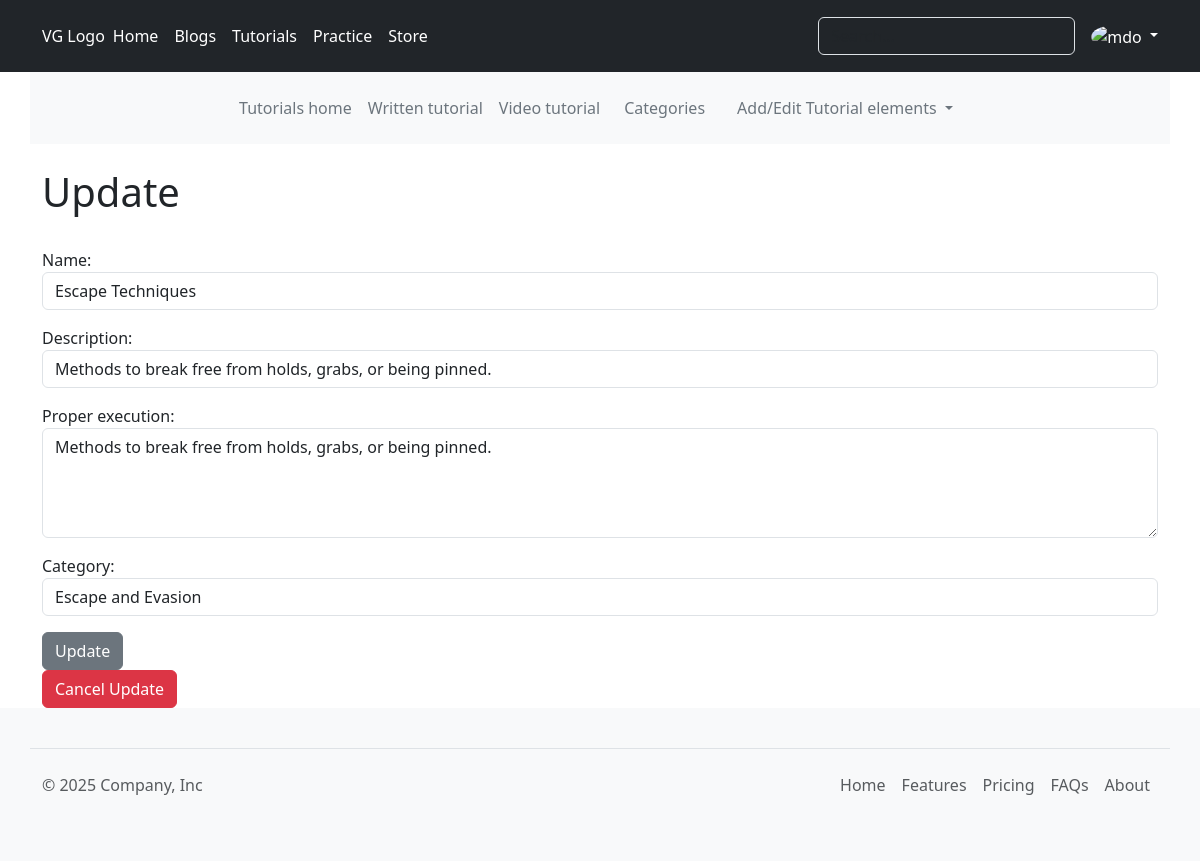
Page /tutorials/category/subcategory/edit/5/ (signed in) on the earlier database version.
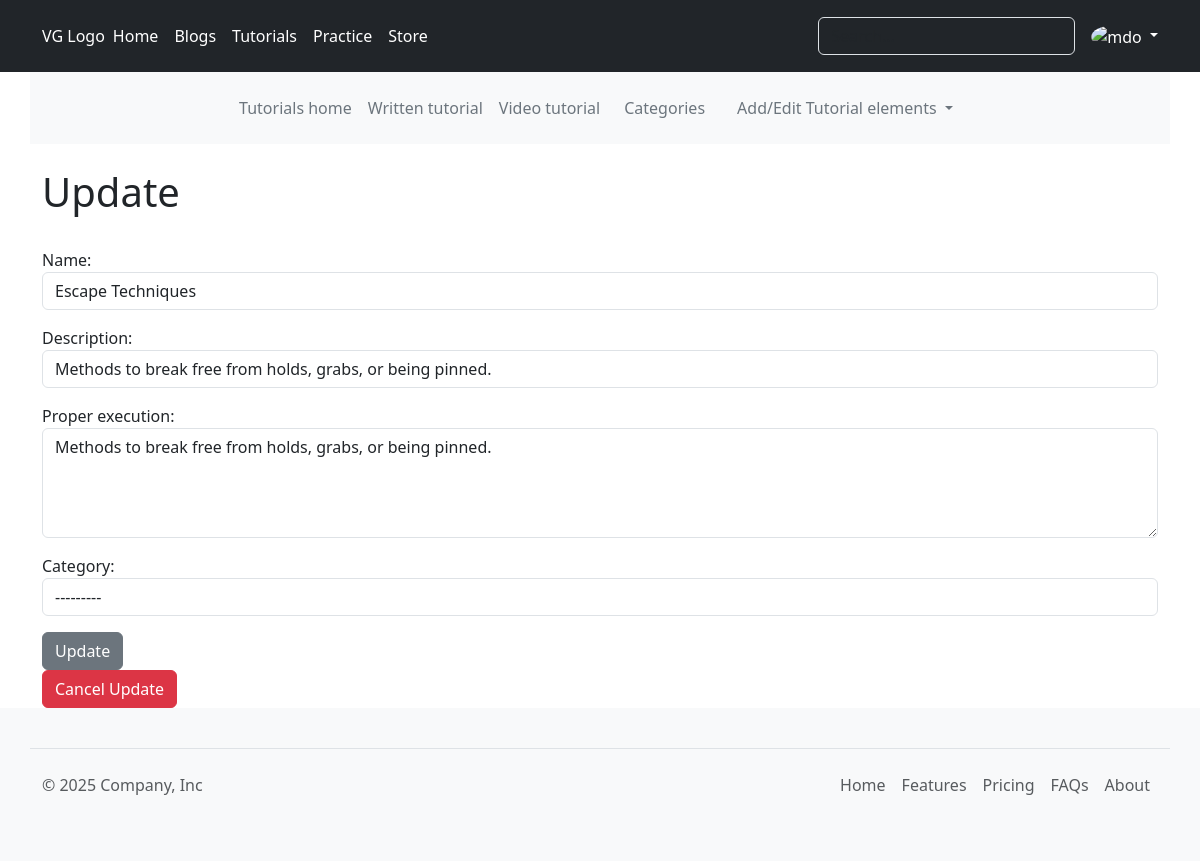
Same page on the later database version.
### tutorials/models.py (models this page shows, shortened)
class AddedElement(models.Model):
    name = models.CharField(max_length=150)
    slug = models.SlugField(unique=True)
    creation_date = models.DateTimeField(auto_now_add=True)
    update_date = models.DateTimeField(auto_now=True)
    class Meta:
        abstract = True

class SubCategory(AddedElement):
    description = models.CharField(max_length=250)
    proper_execution = models.TextField()
    category = models.ForeignKey(Category, on_delete=models.SET_NULL, null=True,
                                related_name='subcategories')
    added_by= models.ForeignKey(User, on_delete=models.PROTECT,
                                related_name='tutorials_subcategory_added_by')

class Category(AddedElement):
    description = models.CharField(max_length=250)
    added_by= models.ForeignKey(User, on_delete=models.PROTECT,
                                related_name='tutorials_category_added_by')
    def __str__(self):
        return self.name

### tutorials/views.py (the view)
# urls.py: path('category/subcategory/edit/<int:pk>/', views.UpdateSubCategoryView.as_view(), name='update_subcategory'),
class UpdateSubCategoryView(UpdateView):
    model = SubCategory
    form_class = subCategoryForm
    template_name = 'tutorials/update_form.html'
    def get_context_data(self, **kwargs):
        element_type = 'subcategory'
        context = super(UpdateSubCategoryView, self).get_context_data(**kwargs)
        context['element_type'] = element_type
        return context

### tutorials/forms.py (shortened to what this page needs)
class subCategoryForm(forms.ModelForm):
    class Meta:
        model = SubCategory
        fields = "__all__"
        exclude = ("slug",)
        widgets = {
            'name': forms.TextInput(attrs={'class': 'form-control col-md-4'},),
            'description': forms.TextInput(attrs={'class': 'form-control col-md-4', 'rows':4},),
            'proper_execution': forms.Textarea(attrs={'class': 'form-control col-md-4', 'rows':4},),
            'added_by': forms.TextInput(attrs={'class': 'form-control col-md-4', 'value':'', 'id':'author', 'type':'hidden'}),
            'category': forms.Select(attrs={'class': 'form-control col-md-4'}, choices = category_options),
        }

### templates/tutorials/update_form.html (shortened to what this page needs)
{% extends 'base.html' %}
{% load static %}
{% block content %}
    <h1>Update</h1><br>
    {% if user.is_authenticated %}
        <form method="POST">
            {{form.as_p | safe }}
            <button class="btn btn-secondary">Update</button>
        </form>
        {% if element_type == 'category' %}
            <button class="btn btn-danger"><a href="{% url 'tutorials:add_category' %}" style="text-decoration: none; color: white;">Cancel Update</a></button>
        {% elif element_type == 'subcategory' %}
            <button class="btn btn-danger"><a href="{% url 'tutorials:add_subcategory' %}" style="text-decoration: none; color: white;">Cancel Update</a></button>
        {% elif element_type == 'combo' %}
            <button class="btn btn-danger"><a href="{% url 'tutorials:add_combo' %}" style="text-decoration: none; color: white;">Cancel Update</a></button>
        {% elif element_type == 'technique' %}
            <button class="btn btn-danger"><a href="{% url 'tutorials:add_technique' %}" style="text-decoration: none; color: white;">Cancel Update</a></button>
        {% endif %}
    {% else %}
        <p>You are not allowed here. Login to access this page.</p>
    {% endif %}
{% endblock %}

Differences in the rows shown:
changed SubCategory "Methods to break free from holds, grabs, or being pinned.": category "Escape and Evasion" → "---------"
